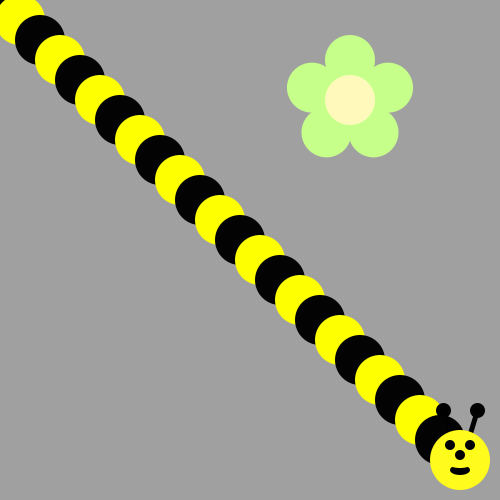
Frame 1 (no input)
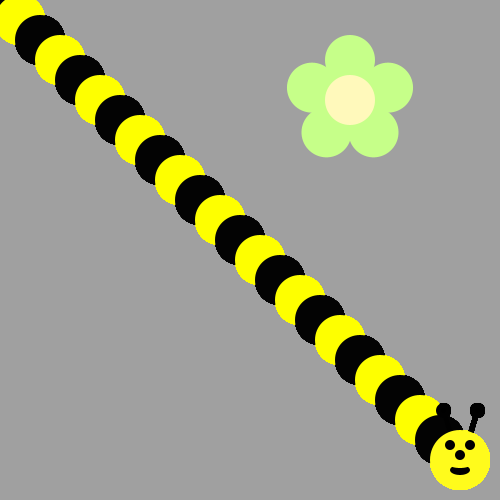
Frame 60 (the mouse pressed at the canvas centre just before this capture)
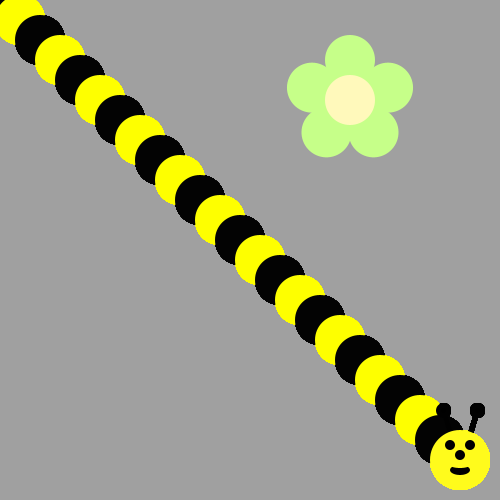
Frame 120 (the mouse held since frame 60 and released just before this capture)

The Processing sketch that drew these frames (run headless with seeded random() and noise(); from frame 60 on, the mouse is pressed at the canvas centre):

// Processing sketch: bumble_bee
// ── bumble_bee.pde

void setup() {
     ellipseMode(CENTER);
     size(500, 500);
     background(160, 160, 160);
     drawFlower(350, 100);
}

void draw() {
  
// First run the program and you should see a flower.  
  
  
/* Then, use a loop to make a body for the Bee! 
(see the image on the recipe, it's a diagonal line of circles)
Use modulo to make the colors alternate between yellow and black
*/
for (int i=0; i<23; i++) {
  if (i%2==1) {
    fill(#FEFF00);
    ellipse(20*i,20*i,50,50);
  }
  else {
        fill(#030303);
    ellipse(20*i,20*i,50,50);
  }
}

/*
Now put his head on using drawBeeFace(x,y)
*/

drawBeeFace(460,460);
}

/**************   Use these methods but  DON'T CHANGE THE CODE BELOW  **************/

void drawFlower(int x, int y) {
     noStroke();
     translate(x, y);
     // draw 5 petals, rotating after each one
     fill(#c6ff89);      // green
      for (int i = 0; i < 5; i++) {
           ellipse(0, -40, 50, 50);
          rotate(radians(72));
     }
     fill(#fff9bb); // light yellow
     ellipse(0, 0, 50, 50);
} 
void drawBeeFace(int BeeFaceX, int BeeFaceY) {
     noStroke();
     fill(0, 0, 0);
     stroke(1);
     strokeWeight(5);
     line(BeeFaceX-10, BeeFaceY-27, BeeFaceX-17, BeeFaceY-50);
     line(BeeFaceX+10, BeeFaceY-27, BeeFaceX+17, BeeFaceY-50);
     ellipse(BeeFaceX-17, BeeFaceY-50, 10, 10);
     ellipse(BeeFaceX+17, BeeFaceY-50, 10, 10);
     noStroke();
     fill(255, 251, 28);
     ellipse(BeeFaceX, BeeFaceY, 60, 60); // face
     fill(255, 237, 209);
     fill(0,0,0);
      ellipse(BeeFaceX-10, BeeFaceY-15, 10, 10); // eyes
     ellipse(BeeFaceX+10, BeeFaceY-15, 10, 10);
      ellipse(BeeFaceX, BeeFaceY-5, 10, 10); // nose
      ellipse(BeeFaceX, BeeFaceY+10, 20, 10);// mouth
     fill(255, 251, 28);
     ellipse(BeeFaceX, BeeFaceY+5, 20, 6);
}
